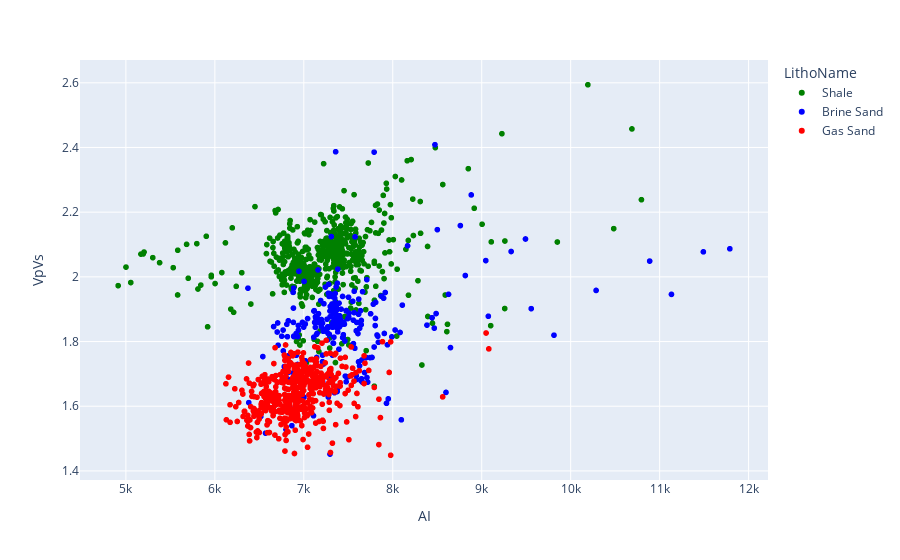

The notebook cell this image was saved under:
### Code cell
px.scatter(merged,x="AI",y="VpVs",color="LithoName",color_discrete_map={"Gas Sand": "red","Brine Sand":"blue","Shale":"green"})

### Figure 1 — Plotly figure (JSON) as saved in the notebook; plotly's stock layout.template omitted (floating-point values rounded to 4 significant figures; data arrays with more than 128 entries replaced by an {"elided": "..."} marker saying what was removed)
{"data": [{"hovertemplate": "LithoName=Shale<br>AI=%{x}<br>VpVs=%{y}<extra></extra>", "legendgroup": "Shale", "marker": {"color": "green", "symbol": "circle"}, "mode": "markers", "name": "Shale", "showlegend": true, "type": "scattergl", "x": {"elided": "603 float values"}, "xaxis": "x", "y": {"elided": "603 float values"}, "yaxis": "y"}, {"hovertemplate": "LithoName=Brine Sand<br>AI=%{x}<br>VpVs=%{y}<extra></extra>", "legendgroup": "Brine Sand", "marker": {"color": "blue", "symbol": "circle"}, "mode": "markers", "name": "Brine Sand", "showlegend": true, "type": "scattergl", "x": {"elided": "244 float values"}, "xaxis": "x", "y": {"elided": "244 float values"}, "yaxis": "y"}, {"hovertemplate": "LithoName=Gas Sand<br>AI=%{x}<br>VpVs=%{y}<extra></extra>", "legendgroup": "Gas Sand", "marker": {"color": "red", "symbol": "circle"}, "mode": "markers", "name": "Gas Sand", "showlegend": true, "type": "scattergl", "x": {"elided": "465 float values"}, "xaxis": "x", "y": {"elided": "465 float values"}, "yaxis": "y"}], "layout": {"legend": {"title": {"text": "LithoName"}, "tracegroupgap": 0}, "margin": {"t": 60}, "xaxis": {"anchor": "y", "domain": [0, 1], "title": {"text": "AI"}}, "yaxis": {"anchor": "x", "domain": [0, 1], "title": {"text": "VpVs"}}}}
